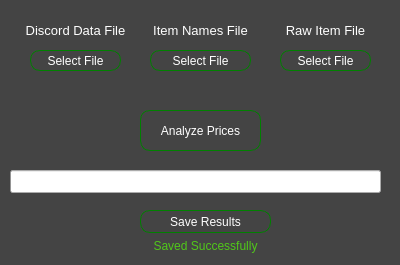
<?xml version="1.0" encoding="UTF-8"?>
<ui version="4.0">
 <class>MainWindow</class>
 <widget class="QMainWindow" name="MainWindow">
  <property name="geometry">
   <rect>
    <x>0</x>
    <y>0</y>
    <width>400</width>
    <height>265</height>
   </rect>
  </property>
  <property name="font">
   <font>
    <family>Bahnschrift</family>
    <weight>50</weight>
    <bold>false</bold>
   </font>
  </property>
  <property name="windowTitle">
   <string>GrowTrends</string>
  </property>
  <property name="styleSheet">
   <string notr="true">QMainWindow {
	background-color: #444444;
	border-color: black;
}
QPushButton {
	color: white;
	border-width: 1px;
	border-color: green;
	border-style: solid;
	border-radius: 10px;
}
QPushButton:hover {
	background-color: green;
}
QLabel {
	color: white;
}
QProgressBar {
	color: white;
}</string>
  </property>
  <property name="tabShape">
   <enum>QTabWidget::Rounded</enum>
  </property>
  <widget class="QWidget" name="centralwidget">
   <property name="styleSheet">
    <string notr="true"/>
   </property>
   <widget class="QPushButton" name="selectDiscordDataFile">
    <property name="geometry">
     <rect>
      <x>30</x>
      <y>50</y>
      <width>91</width>
      <height>21</height>
     </rect>
    </property>
    <property name="styleSheet">
     <string notr="true"/>
    </property>
    <property name="text">
     <string>Select File</string>
    </property>
   </widget>
   <widget class="QLabel" name="label">
    <property name="geometry">
     <rect>
      <x>20</x>
      <y>20</y>
      <width>111</width>
      <height>21</height>
     </rect>
    </property>
    <property name="font">
     <font>
      <family>MS Shell Dlg 2</family>
      <pointsize>10</pointsize>
      <weight>50</weight>
      <bold>false</bold>
     </font>
    </property>
    <property name="text">
     <string>Discord Data File</string>
    </property>
    <property name="alignment">
     <set>Qt::AlignCenter</set>
    </property>
   </widget>
   <widget class="QLabel" name="itemNamesFileName">
    <property name="geometry">
     <rect>
      <x>140</x>
      <y>80</y>
      <width>121</width>
      <height>20</height>
     </rect>
    </property>
    <property name="font">
     <font>
      <family>MS Shell Dlg 2</family>
      <pointsize>10</pointsize>
      <weight>50</weight>
      <bold>false</bold>
     </font>
    </property>
    <property name="text">
     <string/>
    </property>
    <property name="alignment">
     <set>Qt::AlignCenter</set>
    </property>
   </widget>
   <widget class="QLabel" name="label_2">
    <property name="geometry">
     <rect>
      <x>150</x>
      <y>20</y>
      <width>101</width>
      <height>21</height>
     </rect>
    </property>
    <property name="font">
     <font>
      <family>MS Shell Dlg 2</family>
      <pointsize>10</pointsize>
      <weight>50</weight>
      <bold>false</bold>
     </font>
    </property>
    <property name="text">
     <string>Item Names File</string>
    </property>
    <property name="alignment">
     <set>Qt::AlignCenter</set>
    </property>
   </widget>
   <widget class="QPushButton" name="selectItemNamesFile">
    <property name="geometry">
     <rect>
      <x>150</x>
      <y>50</y>
      <width>101</width>
      <height>21</height>
     </rect>
    </property>
    <property name="text">
     <string>Select File</string>
    </property>
   </widget>
   <widget class="QLabel" name="label_3">
    <property name="geometry">
     <rect>
      <x>280</x>
      <y>20</y>
      <width>91</width>
      <height>21</height>
     </rect>
    </property>
    <property name="font">
     <font>
      <family>MS Shell Dlg 2</family>
      <pointsize>10</pointsize>
      <weight>50</weight>
      <bold>false</bold>
     </font>
    </property>
    <property name="text">
     <string>Raw Item File</string>
    </property>
    <property name="alignment">
     <set>Qt::AlignCenter</set>
    </property>
   </widget>
   <widget class="QLabel" name="rawItemNamesFileName">
    <property name="geometry">
     <rect>
      <x>270</x>
      <y>80</y>
      <width>111</width>
      <height>20</height>
     </rect>
    </property>
    <property name="font">
     <font>
      <family>MS Shell Dlg 2</family>
      <pointsize>10</pointsize>
      <weight>50</weight>
      <bold>false</bold>
     </font>
    </property>
    <property name="text">
     <string/>
    </property>
    <property name="alignment">
     <set>Qt::AlignCenter</set>
    </property>
   </widget>
   <widget class="QPushButton" name="selectRawItemNamesFile">
    <property name="geometry">
     <rect>
      <x>280</x>
      <y>50</y>
      <width>91</width>
      <height>21</height>
     </rect>
    </property>
    <property name="text">
     <string>Select File</string>
    </property>
   </widget>
   <widget class="QPushButton" name="analyzePricesButton">
    <property name="geometry">
     <rect>
      <x>140</x>
      <y>110</y>
      <width>121</width>
      <height>41</height>
     </rect>
    </property>
    <property name="text">
     <string>Analyze Prices</string>
    </property>
   </widget>
   <widget class="QProgressBar" name="progressBar">
    <property name="geometry">
     <rect>
      <x>10</x>
      <y>170</y>
      <width>371</width>
      <height>23</height>
     </rect>
    </property>
    <property name="value">
     <number>0</number>
    </property>
   </widget>
   <widget class="QPushButton" name="saveResults">
    <property name="geometry">
     <rect>
      <x>140</x>
      <y>210</y>
      <width>131</width>
      <height>23</height>
     </rect>
    </property>
    <property name="text">
     <string>Save Results</string>
    </property>
   </widget>
   <widget class="QLabel" name="savedText">
    <property name="geometry">
     <rect>
      <x>150</x>
      <y>230</y>
      <width>111</width>
      <height>31</height>
     </rect>
    </property>
    <property name="styleSheet">
     <string notr="true">color: rgb(80,200,25);</string>
    </property>
    <property name="text">
     <string>Saved Successfully</string>
    </property>
    <property name="alignment">
     <set>Qt::AlignCenter</set>
    </property>
   </widget>
   <widget class="QLabel" name="discordDataFileName">
    <property name="geometry">
     <rect>
      <x>20</x>
      <y>80</y>
      <width>111</width>
      <height>20</height>
     </rect>
    </property>
    <property name="font">
     <font>
      <family>MS Shell Dlg 2</family>
      <pointsize>10</pointsize>
      <weight>50</weight>
      <bold>false</bold>
     </font>
    </property>
    <property name="text">
     <string/>
    </property>
    <property name="alignment">
     <set>Qt::AlignCenter</set>
    </property>
   </widget>
  </widget>
 </widget>
 <resources/>
 <connections/>
</ui>
